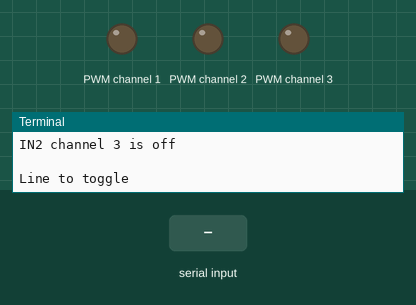
A program run on a simulated Raspberry Pi (BCM pin numbers). Parts: output pins drawn as LEDs (lit = HIGH), the last lines printed to the terminal. Inputs (shaded band) come from the test bench. The clock reads 2024-03-15 10:24:30 at power-on unless the program sets it.

Above: at 1.4 s.
1.5 s: "en" typed at the terminal, then Enter
At 2.0 s:
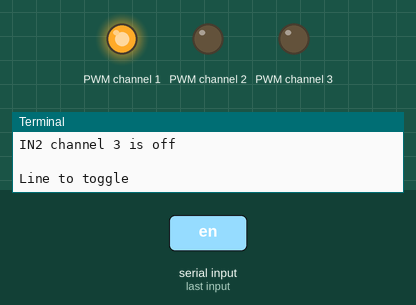
3.0 s: "in1" typed at the terminal, then Enter
At 4.2 s:
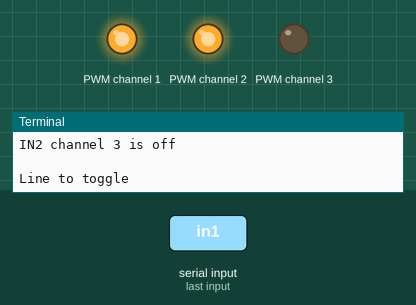
4.5 s: "<>" typed at the terminal, then Enter
At 5.5 s:
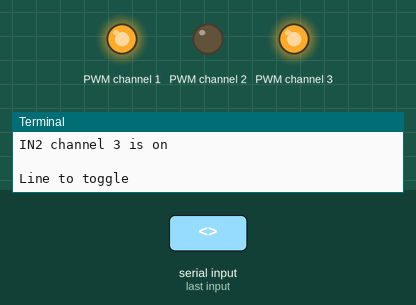
Timing chart, 0 to 7.5 s (numbered marks = the images above; inputs shaded):
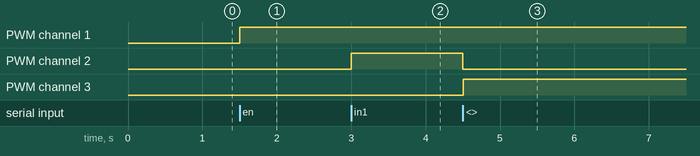

Measured:
- after the input at 1.5 s, PWM channel 1: LOW → HIGH at once
- after the input at 3.0 s, PWM channel 2: LOW → HIGH at once
- after the input at 4.5 s, PWM channel 2: HIGH → LOW at once; PWM channel 3: LOW → HIGH at once

The program:

03_manual_control.py
```python
# Buzzer motor control using NXP Semiconductors PCA9685 PWM driver chip
# and DRV8601 haptic driver
# The PCA9685 has 16 output channels designed for PWM dimming of LEDs
# repurposed as high/low outputs

# This version to test combinations of below operations, such as
# multiple toggles in order to reverse motor direction

# Three channels, 01, 02, and 03, control a DRV8601 haptic driver
# Used on/off (may test signal outputs later):
# Channel  DRV8601 pin
#    01       EN
#    02       IN1
#    03       IN2
# EN Low = no output
# EN high, the DRV8601 differential output is according to IN1 and IN2
# IN1 high and IN2 low, output positive, motor spins clockwise
# IN1 low and IN2 high, output negative, motor spins counter clockwise
# (IN1 & IN2 both high or low, output positive, but less than
# full voltage, not sure why
# PWM on IN1 and/or IN2, to be tested

# On startup, goes to all lines low
# enter "x" to explicitly end

import smbus, time, logging, math

# PCA9685 registers/etc:
PCA9685_ADDRESS    = 0x40
MODE1              = 0x00
MODE2              = 0x01
SUBADR1            = 0x02
SUBADR2            = 0x03
SUBADR3            = 0x04

# channel base addresses
# all channels are strictly in increments of 4
# e.g. LED1_ON_L = LED0_ON_L + 4
# e.g. LEDn_ON_L = CHAN_BASE_ADDR_ON_L + 4*n
CHAN_BASE_ADDR_ON_L          = 0x06
CHAN_BASE_ADDR_ON_H          = 0x07
CHAN_BASE_ADDR_OFF_L         = 0x08
CHAN_BASE_ADDR_OFF_H         = 0x09

ALL_LED_ON_L       = 0xFA
ALL_LED_ON_H       = 0xFB
ALL_LED_OFF_L      = 0xFC
ALL_LED_OFF_H      = 0xFD
PRE_SCALE          = 0xFE  # prescale register for PWM output frequency
# max 1526 Hz = 0x03h
# min 24 Hz = 0xFFh
# PRE_SCALE can only be set when MODE1.SLEEP = 1
# calculate: PRE_SCALE = round(osc/(4096*freq))-1

# (PRE_SCALE Default of 0x1E gives 200 Hz refresh rate at osc 25 MHz)

# Bits:
RESTART            = 0x80
SLEEP              = 0x10
ALLCALL            = 0x01
INVRT              = 0x10
OUTDRV             = 0x04

MAX_HIGH = 4095 # maximum of PCA9685 counter
# CHAN_FULL, bit 4, turns a channel full on or off
# written to CHANn_ON_H turns full on
# written to CHANn_OFF_H turns full off
CHAN_FULL = 0x10
states_tpl = ("off", "on")
# key is the code for which signal to control
# val[0] is the channel number, val[1] is the initial state
toggle_dict = {"en": [1, states_tpl[0]],
             "in1": [2, states_tpl[0]],
             "in2": [3,  states_tpl[0]]}
# try out different functions
fn_dict = {"<>": "reverse"}


OSC_CLOCK          = 25000000 # default on-chip, 25 MHz
DESIRED_FREQUENCY  = 200 # in Hz
#DESIRED_FREQUENCY  = 100 # in Hz
#DESIRED_FREQUENCY  = 50 # in Hz


def toggle_state(st):
    # toggle
    global toggle_dict
    old_state_index = states_tpl.index(toggle_dict[st][1]) # 0 or 1
    new_state_index = (old_state_index + 1) % 2
    toggle_dict[st][1] = states_tpl[new_state_index]

#prescale_value = round(OSC_CLOCK/(4096 * DESIRED_FREQUENCY)) - 1
prescale_value = 0x03 # max, 1525 Hz
print(prescale_value)

i2c_bus = smbus.SMBus(1) # Create a new I2C bus

# enable PRE_SCALE change, set MODE1.SLEEP = 1
i2c_bus.write_byte_data(PCA9685_ADDRESS, MODE1, 0x10)
time.sleep(.25) # delay for reset

# set freqency
#i2c_bus.write_byte_data(PCA9685_ADDRESS, PRE_SCALE, 0x1e)
i2c_bus.write_byte_data(PCA9685_ADDRESS, PRE_SCALE, prescale_value)

# enable the PWM chip: clear MODE1.SLEEP bit 4
# auto-increment address after write: set MODE1.AI bit 5
i2c_bus.write_byte_data(PCA9685_ADDRESS, MODE1, 0x20)

while (1):
    for key in sorted(toggle_dict):
        chan_num = toggle_dict[key][0]
        chan_state = toggle_dict[key][1]
        print(key.upper(), "channel",
              chan_num, "is", chan_state)
        state_index = states_tpl.index(chan_state) # 0 or 1
        if state_index == 0: # full off
            # clear ON register, so no conflict
            i2c_bus.write_word_data(PCA9685_ADDRESS,
                    CHAN_BASE_ADDR_ON_H + 4 * chan_num, 0)
            # set full off
            i2c_bus.write_word_data(PCA9685_ADDRESS,
                    CHAN_BASE_ADDR_OFF_H + 4 * chan_num, CHAN_FULL)
        else: # full on
            # clear OFF register so no conflict
            i2c_bus.write_word_data(PCA9685_ADDRESS,
                    CHAN_BASE_ADDR_OFF_H + 4 * chan_num, 0)
            # set low ON register = 0 for no delay
            i2c_bus.write_word_data(PCA9685_ADDRESS,
                    CHAN_BASE_ADDR_ON_L + 4 * chan_num, 0)
            # set full on
            i2c_bus.write_word_data(PCA9685_ADDRESS,
                    CHAN_BASE_ADDR_ON_H + 4 * chan_num, CHAN_FULL)

    print() # blank line for readablilty

    s = input('Line to toggle ').strip().lower()

    if s == "x":
        break

    if s in toggle_dict.keys():
        toggle_state(s)

    elif s in fn_dict.keys():
        if s == "<>": # reverse the motor
            # make this really conservative to begin with
            if toggle_dict["en"][1] == "off":
                print("motor not enabled")
                print()
            if toggle_dict["en"][1] == "on":
                if toggle_dict["in1"][1] == toggle_dict["in2"][1]:
                    print("inputs not configured")
                    print()
                else:
                    toggle_state("in1")
                    toggle_state("in2")


    else:
        print("unrecognized input")
        pass
```
